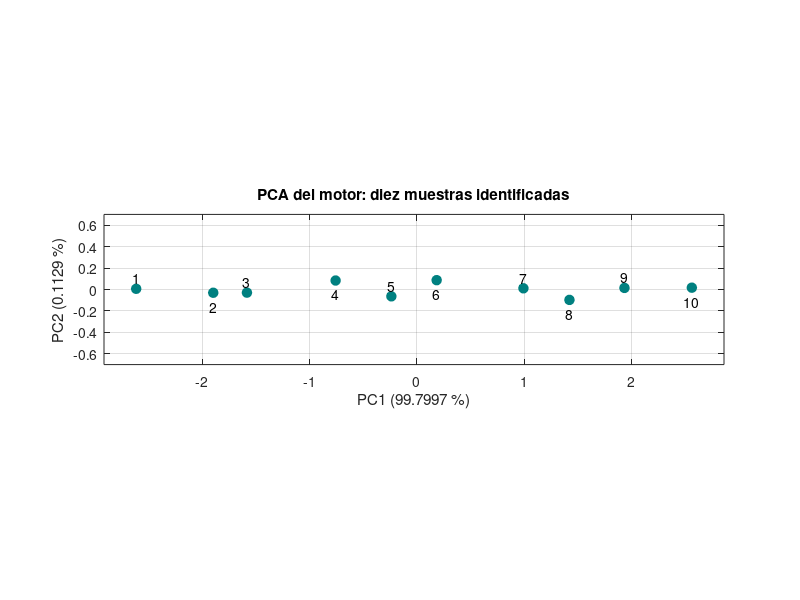

This figure's MATLAB source:
% Taller PCA - Metodos Computacionales en Ingenieria
% Autores: Jimmy Alexander Calderon Trujillo y Sebastian Barahona.
% Datos sinteticos suministrados por el profesor.
% Columnas: temperatura (C), corriente (A), vibracion (mm/s).

clear;
close all;
clc;
format long g;

% Localizar el repositorio desde la ubicacion del script.
carpeta = fileparts(mfilename('fullpath'));
raiz = fileparts(fileparts(carpeta));
salida = fullfile(raiz, 'datos', 'pca');
informe = fullfile(raiz, 'Informe', 'pca');
if ~exist(salida, 'dir'), mkdir(salida); end
if ~exist(informe, 'dir'), mkdir(informe); end

% 1. Datos y estandarizacion con desviacion muestral.
X = [
  48  5.1  2.1;
  50  5.3  2.4;
  51  5.4  2.5;
  53  5.7  2.8;
  55  5.8  3.0;
  56  6.0  3.1;
  58  6.2  3.5;
  60  6.3  3.6;
  61  6.5  3.8;
  63  6.7  4.0
];

n = rows(X);
medias = mean(X, 1);
desviaciones = std(X, 0, 1);
Z = (X - medias) ./ desviaciones;

% 2. Covarianza muestral de las variables estandarizadas.
S = (Z' * Z) / (n - 1);

% 3. Autovalores y autovectores ordenados de mayor a menor.
[A, D] = eig(S);
[lambda, orden] = sort(diag(D), 'descend');
A = A(:, orden);

% Fijar el signo para facilitar la comparacion entre ejecuciones.
% Cambiar el signo de un autovector no cambia el resultado del PCA.
for j = 1:columns(A)
  [~, posicion] = max(abs(A(:, j)));
  if A(posicion, j) < 0
    A(:, j) = -A(:, j);
  end
end

% 4. Varianza explicada.
porcentaje = 100 * lambda / sum(lambda);
acumulado = cumsum(porcentaje);

% 5. Proyeccion sobre las dos primeras componentes.
Y = Z * A(:, 1:2);

% Verificaciones numericas.
tol = 1e-10;
assert(max(abs(mean(Z, 1))) < tol);
assert(max(abs(std(Z, 0, 1) - 1)) < tol);
assert(norm(S - cov(Z), 'fro') < tol);
assert(norm(A' * A - eye(3), 'fro') < tol);
assert(norm(S * A - A * diag(lambda), 'fro') < tol);
assert(abs(sum(lambda) - trace(S)) < tol);
assert(norm(cov(Y) - diag(lambda(1:2)), 'fro') < tol);

% Reconstruccion aproximada y comprobacion de varianza descartada.
Z_aprox = Y * A(:, 1:2)';
error_residual = sum(sum((Z - Z_aprox).^2)) / (n - 1);
assert(abs(error_residual - lambda(3)) < tol);

% Identificar pares proximos y alejados en el plano PC1-PC2.
min_dist = Inf;
max_dist = -Inf;
for i = 1:n-1
  for j = i+1:n
    distancia = norm(Y(i, :) - Y(j, :));
    if distancia < min_dist
      min_dist = distancia;
      par_cercano = [i j];
    end
    if distancia > max_dist
      max_dist = distancia;
      par_lejano = [i j];
    end
  end
end

% Mostrar y registrar los resultados.
archivo_log = fullfile(salida, 'resultados_octave.txt');
if exist(archivo_log, 'file'), delete(archivo_log); end
diary(archivo_log);

fprintf('GNU Octave: %s\n', version());
disp('Columnas originales: temperatura, corriente, vibracion');
disp('Matriz X:'); disp(X);
disp('Medias:'); disp(medias);
disp('Desviaciones muestrales:'); disp(desviaciones);
disp('Matriz estandarizada Z:'); disp(Z);
disp('Matriz de covarianza S:'); disp(S);
disp('Autovectores por columnas (PC1, PC2, PC3):'); disp(A);

fprintf('\nPC   Autovalor       Individual(%%)   Acumulada(%%)\n');
for j = 1:3
  fprintf('%d    %.10f    %.6f        %.6f\n', ...
          j, lambda(j), porcentaje(j), acumulado(j));
end

fprintf('\nSuma de autovalores: %.12f\n', sum(lambda));
fprintf('Traza de S: %.12f\n', trace(S));
disp('Proyeccion: muestra, PC1, PC2');
disp([(1:n)' Y]);

fprintf('Par mas cercano: %d y %d; distancia: %.8f\n', ...
        par_cercano(1), par_cercano(2), min_dist);
fprintf('Par mas alejado: %d y %d; distancia: %.8f\n', ...
        par_lejano(1), par_lejano(2), max_dist);
fprintf('Variabilidad conservada con dos PC: %.6f %%\n', acumulado(2));
fprintf('Variabilidad descartada: %.6f %%\n', porcentaje(3));
fprintf('Todas las verificaciones numericas pasaron.\n');

diary off;

% Exportar matrices numericas. El orden de columnas se indica arriba.
dlmwrite(fullfile(salida, 'datos_motor.csv'), X, 'precision', 17);
dlmwrite(fullfile(salida, 'estandarizados.csv'), Z, 'precision', 17);
dlmwrite(fullfile(salida, 'covarianza.csv'), S, 'precision', 17);
dlmwrite(fullfile(salida, 'autovectores.csv'), A, 'precision', 17);
dlmwrite(fullfile(salida, 'varianza.csv'), ...
         [(1:3)' lambda porcentaje acumulado], 'precision', 17);
dlmwrite(fullfile(salida, 'proyeccion.csv'), ...
         [(1:n)' Y], 'precision', 17);

% Grafica: misma escala en ambos ejes para representar las distancias.
fig = figure('visible', 'off');
set(fig, 'position', [100 100 1100 380]);
plot(Y(:, 1), Y(:, 2), 'o', ...
     'markersize', 7, 'markerfacecolor', [0 0.5 0.5], ...
     'markeredgecolor', [0 0.5 0.5]);
hold on;

for i = 1:n
  desplazamiento = 0.10;
  if mod(i, 2) == 0
    desplazamiento = -0.13;
  end
  text(Y(i, 1), Y(i, 2) + desplazamiento, num2str(i), ...
       'horizontalalignment', 'center');
end

xlabel(sprintf('PC1 (%.4f %%)', porcentaje(1)));
ylabel(sprintf('PC2 (%.4f %%)', porcentaje(2)));
title('PCA del motor: diez muestras identificadas');
grid on;
axis equal;
xlim([min(Y(:, 1))-0.3, max(Y(:, 1))+0.3]);
ylim([-0.7 0.7]);

print(fig, fullfile(informe, 'proyeccion_pca.png'), '-dpng', '-r160');
close(fig);
fprintf('\nGrafica guardada en Informe/pca/proyeccion_pca.png\n');
